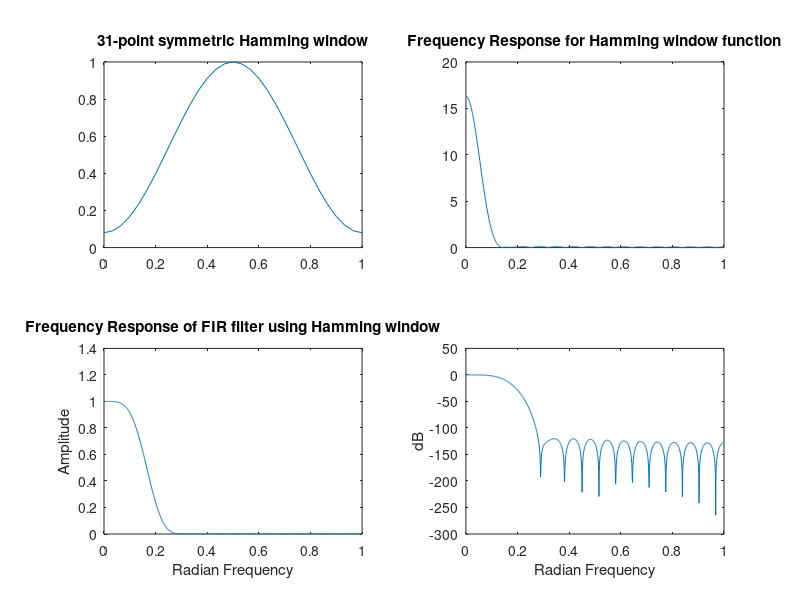
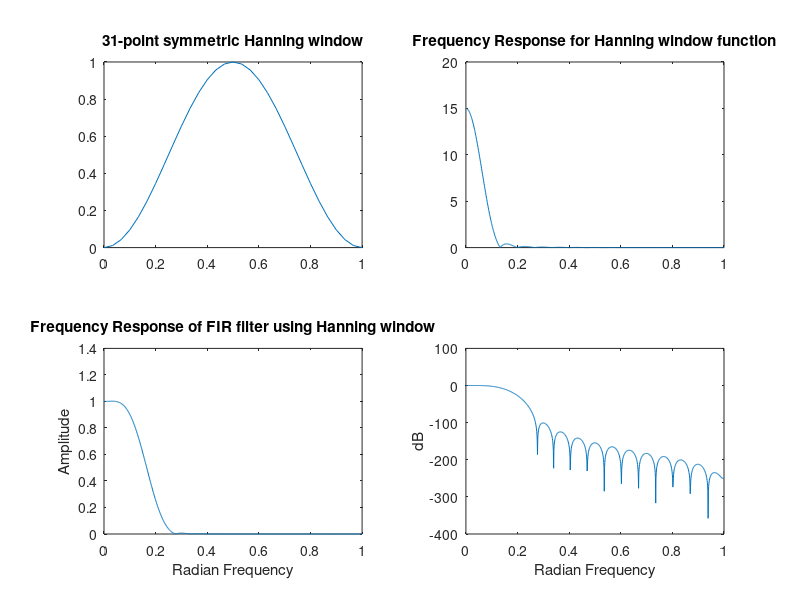
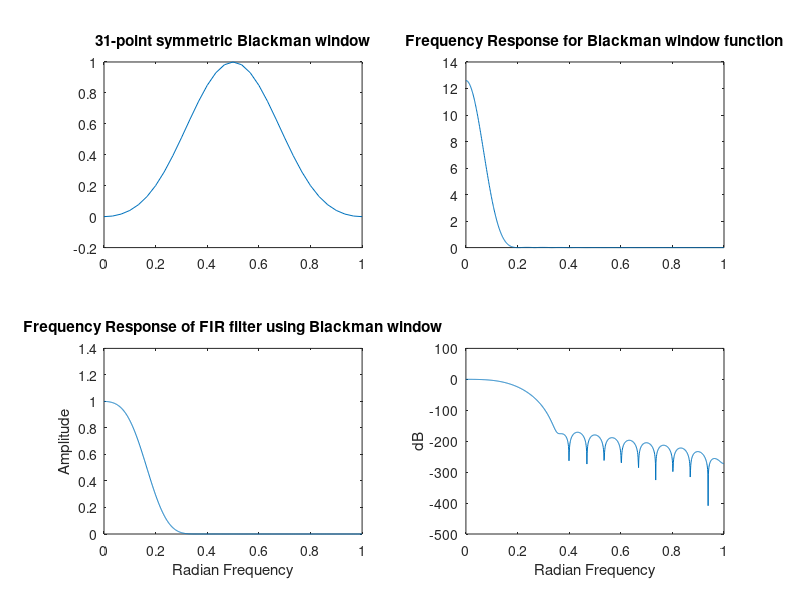
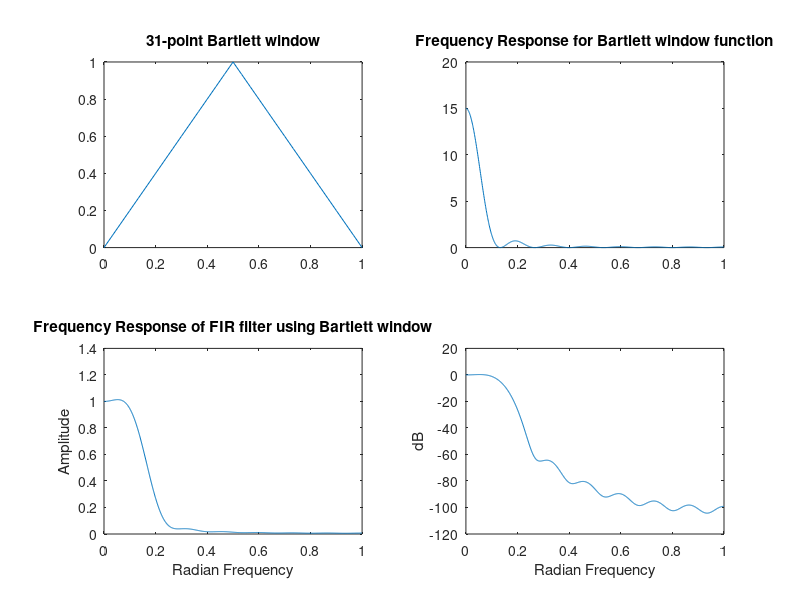

The MATLAB script that drew these images, in order:
f = [0 pi/6 pi/6 pi];
H = [1 1 0 0];
M = 31;
w = 0:pi/30:pi;
subplot(2,2,1);
h = hamming(M);
plot(w/pi,h);
title('31-point symmetric Hamming window');
subplot(2,2,2);
[H1,w] = freqz(h,1,1024);
plot(w/pi,abs(H1));
title('Frequency Response for Hamming window function');
subplot(2,2,3);
B = fir1(M-1,1/6,h); 
[H2,w] = freqz(B,1,1024);
plot(w/pi,abs(H2));
ylabel('Amplitude');
xlabel('Radian Frequency');
title('Frequency Response of FIR filter using Hamming window');
gk = 20*log(abs(H2));
subplot(2,2,4);
plot(w/pi,gk);
ylabel('dB');
xlabel('Radian Frequency');



w = 0:pi/30:pi;
figure(2);
h = hanning(M);
subplot(2,2,1);
plot(w/pi,h);

title('31-point symmetric Hanning window');
subplot(2,2,2);
[H1,w] = freqz(h,1,1024);
plot(w/pi,abs(H1));
title('Frequency Response for Hanning window function');
subplot(2,2,3);
B = fir1(M-1,1/6,h); 
[H2,w] = freqz(B,1,1024);
plot(w/pi,abs(H2));
ylabel('Amplitude');
xlabel('Radian Frequency');
title('Frequency Response of FIR filter using Hanning window');
gk = 20*log(abs(H2));
subplot(2,2,4);
plot(w/pi,gk);
ylabel('dB');
xlabel('Radian Frequency');


w = 0:pi/30:pi;
figure(3);
subplot(2,2,1);
h = blackman(M);
plot(w/pi,h);
title('31-point symmetric Blackman window');
subplot(2,2,2);
[H1,w] = freqz(h,1,1024);
plot(w/pi,abs(H1));
title('Frequency Response for Blackman window function');
subplot(2,2,3);
B = fir1(M-1,1/6,h); 
[H2,w] = freqz(B,1,1024);
plot(w/pi,abs(H2));
ylabel('Amplitude');
xlabel('Radian Frequency');
title('Frequency Response of FIR filter using Blackman window');
gk = 20*log(abs(H2));
subplot(2,2,4);
plot(w/pi,gk);
ylabel('dB');
xlabel('Radian Frequency');



w = 0:pi/30:pi;
figure(4);
subplot(2,2,1);
h = bartlett(M);
plot(w/pi,h);
title('31-point Bartlett window');
subplot(2,2,2);
[H1,w] = freqz(h,1,1024);
plot(w/pi,abs(H1));
title('Frequency Response for Bartlett window function');
subplot(2,2,3);
B = fir1(M-1,1/6,h); 
[H2,w] = freqz(B,1,1024);
plot(w/pi,abs(H2));
ylabel('Amplitude');
xlabel('Radian Frequency');
title('Frequency Response of FIR filter using Bartlett window');
gk = 20*log(abs(H2));
subplot(2,2,4);
plot(w/pi,gk);
ylabel('dB');
xlabel('Radian Frequency');



figure(5);
M = 61;
w = 0:pi/60:pi;
subplot(2,2,1);
h = hamming(M);
plot(w/pi,h);
title('61-point symmetric Hamming window');
subplot(2,2,2);
[H1,w] = freqz(h,1,1024);
plot(w/pi,abs(H1));
title('Frequency Response for Hamming window function');
subplot(2,2,3);
B = fir1(M-1,1/6,h);
[H2,w] = freqz(B,1,1024);
plot(w/pi,abs(H2));
ylabel('Amplitude');

xlabel('Radian Frequency');
title('Frequency Response of FIR filter using Hamming window');
gk = 20*log(abs(H2));
subplot(2,2,4);
plot(w/pi,gk);
ylabel('dB');
xlabel('Radian Frequency');